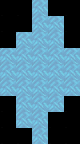

Rendered tile map (Tiled .tmx) drawn with the repository's tilesets; below, a short description and the full map source, tile grids included:
An orthogonal 5x9 tile map with 16x16 px tiles, 2 tile layers (Tile Layer 1, Tile Layer 2).

<map version="1.10" tiledversion="1.11.2" orientation="orthogonal" renderorder="right-down" width="5" height="9" tilewidth="16" tileheight="16" infinite="0" nextlayerid="3" nextobjectid="1">
 <tileset firstgid="1" source="Blocks.tsx" />
 <layer id="1" name="Tile Layer 1" width="5" height="9">
  <data encoding="csv">
1,1,26,1,1,
1,1,26,26,1,
1,26,26,26,1,
26,26,26,26,26,
26,26,26,26,26,
26,26,26,26,26,
1,26,26,26,1,
1,26,26,1,1,
1,1,26,1,1
</data>
 </layer>
 <layer id="2" name="Tile Layer 2" width="5" height="9">
  <data encoding="csv">
0,0,0,0,0,
0,0,0,0,0,
0,0,0,0,0,
0,0,0,0,0,
0,0,0,0,0,
0,0,0,0,0,
0,0,0,0,0,
0,0,0,0,0,
0,0,0,0,0
</data>
 </layer>
</map>
